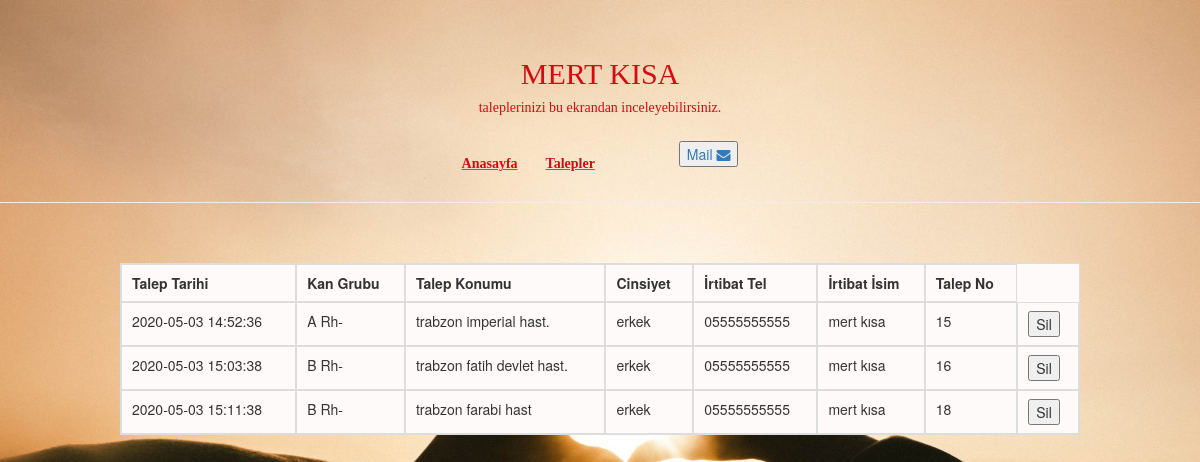
Screenshot of /kanbagisibys/datatableskisisel.php (signed in) with the database file from the repository.
### tables this page shows
CREATE TABLE `talepler` (
  `talepid` int(11) NOT NULL,
  `talepadsoyad` varchar(100) NOT NULL,
  `talepcinsiyet` varchar(6) NOT NULL,
  `taleptelefon` varchar(12) NOT NULL,
  `talepkonum` text NOT NULL,
  `talepkangrubu` varchar(5) NOT NULL,
  `taleptarih` datetime NOT NULL DEFAULT current_timestamp(),
  `talepyazar` int(11) NOT NULL
);

### kanbagisibys/datatableskisisel.php (the view, shortened to what this page needs)
<?php
include('baglan.php');
$uyeisim = $_SESSION['user']['uyead'];
$uyeisim = mb_strtoupper($uyeisim,"UTF-8");
$uyesoyisim = $_SESSION['user']['uyesoyad'];
$uyesoyisim = mb_strtoupper($uyesoyisim,"UTF-8");
$uyeno = $_SESSION['user']['uyeid'];
$talepler = $db->query("SELECT * FROM talepler where talepyazar = '$uyeno'")->fetchAll(PDO::FETCH_ASSOC);
?>
<!DOCTYPE html>
<html lang="tr">
<head>
    <link rel="stylesheet" href="https://cdnjs.cloudflare.com/ajax/libs/font-awesome/4.7.0/css/font-awesome.min.css">
    <link rel="stylesheet" href="https://maxcdn.bootstrapcdn.com/bootstrap/3.3.7/css/bootstrap.min.css">
        <link rel="stylesheet" type="text/css" href="https://cdn.datatables.net/v/bs4-4.1.1/jq-3.3.1/jszip-2.5.0/dt-1.10.20/b-1.6.1/b-colvis-1.6.1/b-html5-1.6.1/b-print-1.6.1/datatables.min.css"/>
         <link rel="stylesheet" type="text/css" href="https://cdn.datatables.net/1.10.20/css/jquery.dataTables.min.css"/>
         <link rel="stylesheet" type="text/css" href="https://cdn.datatables.net/buttons/1.6.1/css/buttons.dataTables.min.css"/>
</head>
<body>
    <div>
    <h2 align="center"><font color="#d30b11" face="tahoma"><br><?php echo "$uyeisim $uyesoyisim" ?><h5>taleplerinizi bu ekrandan inceleyebilirsiniz.</h5></font></h2>
    <table id="anasayfa">
        <tr>
        <td>
        <br>
        <a href="admin.php"><u><h5 align="center"><font color="#d30b11" face="tahoma"><b>Anasayfa</b></font></h5></u></a>
        </td>
        <td>&emsp;&emsp;</td>
        <td>
        <br>
        <a href="datatablesadmin.php"><u><h5 align="center"><font color="#d30b11" face="tahoma"><b>Talepler</b></font></h5></u></a>
        </td>
        <td>&emsp;&emsp;</td><td>&emsp;&emsp;</td><td>&emsp;&emsp;</td>
        <td>
        <a href="https://mail.google.com/mail/u/0/?view=cm&fs=1&tf=1&to&su"><button style="font-size:14px" name="mail">Mail <i class="fa fa-envelope"></i></button></a>
        </td>
        </tr>
    </table>
    </div>
        <hr><br><br>
        <table id="table" class="table table-bordered">
            <thread>
                <tr>
                    <th>Talep Tarihi</th>
                    <th>Kan Grubu</th>
                    <th>Talep Konumu</th>
                    <th>Cinsiyet</th>
                    <th>İrtibat Tel</th>
                    <th>İrtibat İsim</th>
                    <th>Talep No</th>
                </tr>
            </thread>
            <tbody>
                <?php foreach($talepler as  $talep): ?>
                <tr>
                    <td><?= $talep['taleptarih'] ?></td>
                    <td><?= $talep['talepkangrubu'] ?></td>
                    <td><?= $talep['talepkonum'] ?></td>
                    <td><?= $talep['talepcinsiyet'] ?></td>
                    <td><?= $talep['taleptelefon'] ?></td>
                    <td><?= $talep['talepadsoyad'] ?></td>
                    <td><?= $talep['talepid'] ?></td>
                    <td>
                        <form action="verisil.php" method="POST">
                            <input type="submit" name='sil' value='Sil'>
                        </form>
                    </td>
                </tr>
                <?php endforeach; ?>
            </tbody>
        </table>
</body>
</html>

### kanbagisibys/datatableskisisel.php (style rules this page uses)
#table { background-color: #FFFAFA; width: 80%; margin-left:auto; margin-right:auto; }
body { background-image: url(gorseller/slider2.jpg); background-repeat:no-repeat; background-size: cover; }
#anasayfa { margin-left:auto; margin-right:auto; }

### rows the page displays
talepler: taleptarih "2020-05-03 14:52:36", talepkangrubu "A Rh-", talepkonum "trabzon imperial hast.", talepcinsiyet "erkek", taleptelefon "05555555555", talepadsoyad "mert kısa", talepid "15"
talepler: taleptarih "2020-05-03 15:03:38", talepkangrubu "B Rh-", talepkonum "trabzon fatih devlet hast.", talepcinsiyet "erkek", taleptelefon "05555555555", talepadsoyad "mert kısa", talepid "16"
talepler: taleptarih "2020-05-03 15:11:38", talepkangrubu "B Rh-", talepkonum "trabzon farabi hast", talepcinsiyet "erkek", taleptelefon "05555555555", talepadsoyad "mert kısa", talepid "18"

### other values shown
$uyeisim "MERT"
$uyesoyisim "KISA"
